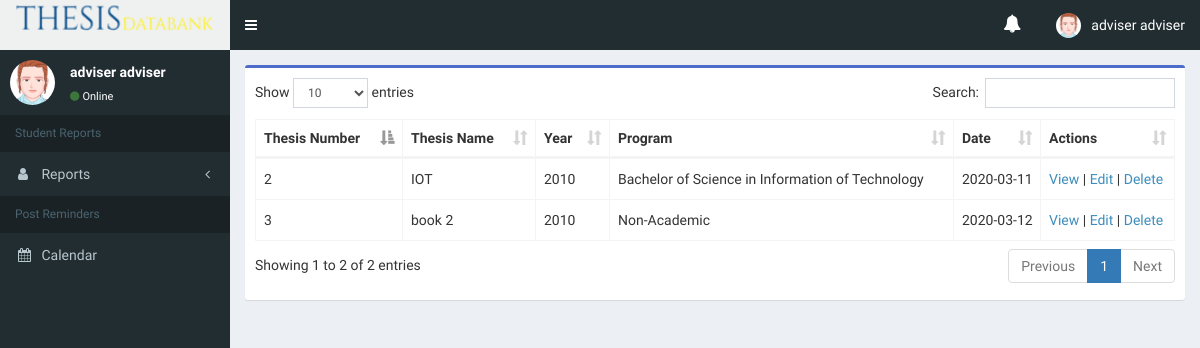
/admin/index.php (signed in), run on an earlier commit of the app's database.
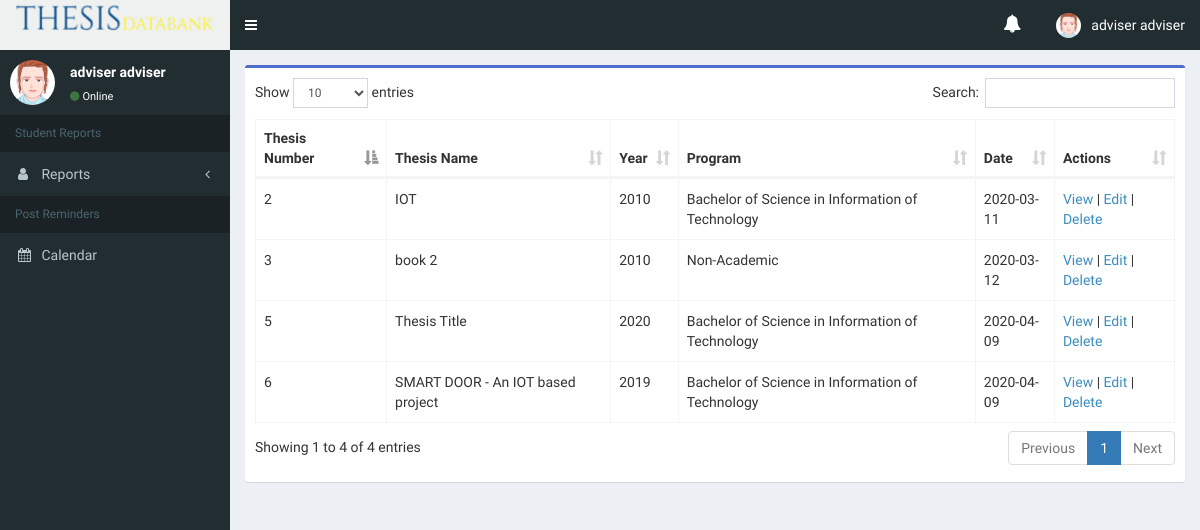
And on a later commit of the database.
### tables this page shows
CREATE TABLE `thesis_table` (
  `id` int(11) NOT NULL,
  `course` varchar(255) NOT NULL,
  `thesis_name` varchar(250) NOT NULL,
  `thesis_pdf_file` varchar(250) NOT NULL,
  `thesis_year` varchar(100) NOT NULL,
  `date_created` date NOT NULL
);

CREATE TABLE `programs` (
  `id` tinyint(1) NOT NULL,
  `code` varchar(10) NOT NULL,
  `description` varchar(100) NOT NULL
);

### admin/index.php (the view, shortened to what this page needs)
<?php
	include("../config/connectdb.php");
?>
<!DOCTYPE html>
<html>
<head>
    <link rel="stylesheet" href="../css/bootstrap/bootstrap.min.css">
    <link rel="stylesheet" href="../css/font-awesome/font-awesome.min.css">
    <link rel="stylesheet" href="../css/sweetalert/sweetalert.css">
    <link rel="stylesheet" href="../template/bower_components/datatables.net-bs/css/dataTables.bootstrap.min.css">
    <link rel="stylesheet" href="../template/dist/css/AdminLTE.min.css">
    <link rel="stylesheet" href="../template/dist/css/skins/skin-green.min.css">
    <link rel="stylesheet" href="css/main-admin.css">
    <link rel="stylesheet" href="css/validation.css">
    <link rel="stylesheet" href="css/custom.css">
</head>
<?php
    $pdo = tdbDatabase::connect();
    $sql = "SELECT * FROM thesis_table";
    $thesis_list = $pdo->query($sql)->fetchAll();
?>
<body class="hold-transition skin-green sidebar-mini fixed">
    <div class="wrapper">
        <?php
                include("../includes/navbar.php");
                include("../includes/sidebar.php");
            ?>
        <div class="content-wrapper">
            <section class="content">
                <div class="row">
                    <div class="col-md-12">
                        <div class="box box-info border-blue">
                            <div class="box-body">
                                <table id="tblThesis" class="table table-bordered table-hover table-custom">
                                    <thead>
                                        <tr>
                                            <th scope="col">Thesis Number</th>
                                            <th scope="col">Thesis Name</th>
                                            <th scope="col">Year</th>
                                            <th scope="col">Program</th>
                                            <th scope="col">Date</th>
                                            <th scope="col">Actions</th>
                                        </tr>
                                    </thead>
                                    <tbody>
                                        <?php
                                                    if(!empty($thesis_list)){
                                                        foreach ($thesis_list as $v) {
                                                        ?>
                                        <tr>
                                            <td scope="row"><?php print $v['id']; ?></td>
                                            <td><?php print $v['thesis_name']; ?></td>
                                            <td><?php print $v['thesis_year']; ?></td>
                                            <td>
                                                    <?php
                                                        $course_sql = "SELECT * FROM programs WHERE id = ".$v['course']."";
                                                        $course_res = mysqli_query($con, $course_sql);
                                                        while($row = mysqli_fetch_assoc($course_res)) {
                                                            echo $row['description'];
                                                        }
                                                    ?>
                                                </td>
                                            <td><?php print $v['date_created']; ?></td>
                                            <td><a href="view-thesis.php?id=<?php print $v['id']; ?>">View</a> | <a href="edit-thesis.php?id=<?php print $v['id']; ?>">Edit</a> | <a href="index.php?action=delete&id=<?php print $v['id']; ?>">Delete</a></td>
                                        </tr>
                                        <?php
                                                        }
                                                    }
                                                    else {
                                                        ?>
                                        <p class="alert alert-info">Thesis directory is empty.</p>
                                        <?php
                                                    }
                                                ?>
                                    </tbody>
                                </table>
                            </div>
                        </div>
                    </div>
                </div>
            </section>
        </div>
</body>
</html>

### includes/navbar.php (shortened to what this page needs)
<header class = "main-header">
    <a href="index.php" class="logo">
        <span class="logo-lg" style="margin-top: -10px;"><img src = "../Images/logo.png" style="width: 100%; height: 100%;" alt="#"></span>
    </a>
    <nav class="navbar navbar-static-top" role="navigation">
        <a href="#" class="sidebar-toggle" data-toggle="push-menu" role="button">
        </a>
        <div class="navbar-custom-menu">
            <ul class="nav navbar-nav">
                <li class="dropdown user user-menu">
                    <a href="#" class="dropdown-toggle alert-dropdown" data-toggle="dropdown">
                        <span class="fa fa-bell notif-icon">
                        </span>
                    </a>
                </li>
                <li class="dropdown user user-menu">
                    <a href="#" class="dropdown-toggle" data-toggle="dropdown">
                        <img src="../template/dist/img/avatar2.png" class="user-image" alt="User Image">
                        <span class="hidden-xs">
                            <?php echo $_SESSION['fname']; ?> <?php echo $_SESSION['lname']; ?>
                        </span>
                    </a>
                </li>
            </ul>
        </div>
    </nav>
</header>

### includes/sidebar.php (shortened to what this page needs)
<?php
	$currentPage = "http://$_SERVER[HTTP_HOST]$_SERVER[REQUEST_URI]";
	$fileName = pathinfo($currentPage, PATHINFO_FILENAME);
?>
<aside class="main-sidebar">
    <section class="sidebar">
        <div class="user-panel">
            <div class="pull-left image">
                <img src="../template/dist/img/avatar2.png" class="img-circle" alt="User Image">
            </div>
            <div class="pull-left info">
                <p>  <?php echo $_SESSION['fname'] ?> <?php echo $_SESSION['lname'] ?>  </p>
                <a href="#"><i class="fa fa-circle text-success"></i>Online</a>
            </div>
        </div>
        <ul class="sidebar-menu" data-widget="tree">
            <?php if ($_SESSION['utype'] == 4) {?>
                <li class="header"> Student Reports </li>
                <li class="<?php if($fileName =='statusreport' || $fileName =='journalreport' ){echo 'active';} ?> treeview ">
                    <a href="#">
                        <i class="fa fa-user"></i> <span>Reports</span>
                        <span class="pull-right-container"> <i class="fa fa-angle-left pull-right"></i> </span>
                    </a>
                </li>
            <li class="header">Post Reminders</li>
                <li class="<?php if($fileName =='coordinator-calendar'){echo 'active';} ?>"> <a href="adviser-calendar.php"> <i class="fa fa-calendar"></i> <span>Calendar</span> </a></li>
            <?php } ?>
        </ul>
    </section>
</aside>

### admin/css/main-admin.css (style rules this page uses)
.border-blue { border-top: 3px solid #4E6CC9 !important; }
.logo-lg >img { height: 100%; width:50%; }
@media (min-width: 768px) { .logo-lg >img { height: 100%; width:90%;; } }
.content .box-body .table-custom { width:100%; }
.content .box-body .table-custom td { padding: 0; padding-top:10px; padding-bottom: 10px; padding-left: 8px; }

### includes/navbar.php (style rules this page uses)
.notif-icon { font-size: 18px; }

What changed in the data, as far as the page shows it:
added thesis_table: id "5", thesis_name "Thesis Title", thesis_year "2020", date_created "2020-04-09", programs (description "Bachelor of Science in Information of Technology")
added thesis_table: id "6", thesis_name "SMART DOOR - An IOT based project", thesis_year "2019", date_created "2020-04-09", programs (description "Bachelor of Science in Information of Technology")
Also different on the page:
text written by a page script: "Show entries Search: Showing 1 to 2 of 2 entries Previous 1 Next" → "Show entries Search: Showing 1 to 4 of 4 entries Previous 1 Next"
